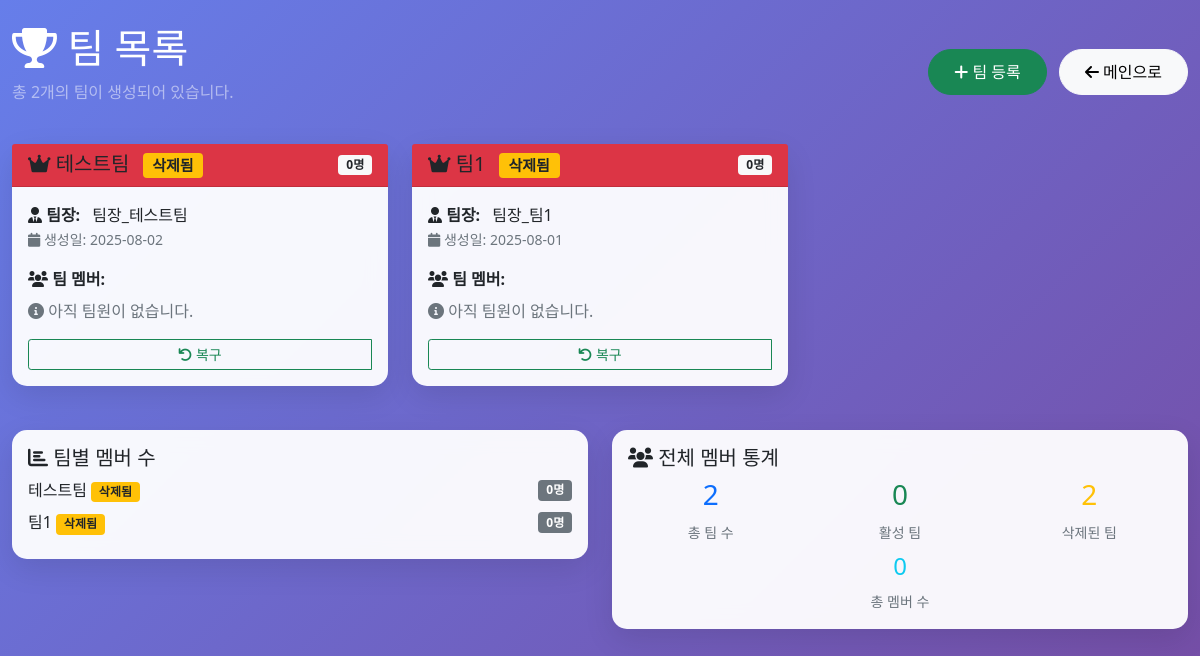
Before: /teams with the older database file.
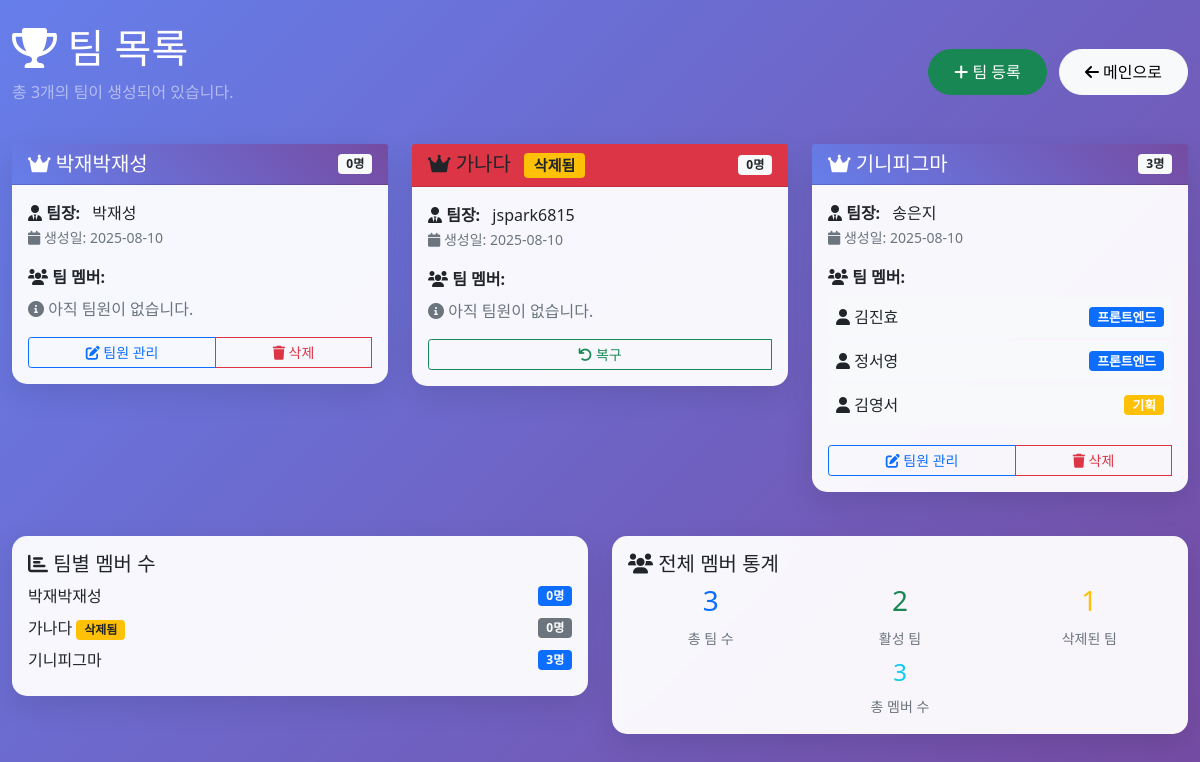
After: the same page with the newer database file.
### tables this page shows
CREATE TABLE teams (
	id INTEGER NOT NULL, 
	name VARCHAR, 
	created_at DATETIME, 
	is_active BOOLEAN, creator_id TEXT, creator_name TEXT, 
	PRIMARY KEY (id)
);

CREATE TABLE team_members (
	id INTEGER NOT NULL, 
	team_id INTEGER, 
	user_id VARCHAR, 
	user_name VARCHAR, 
	position VARCHAR, 
	joined_at DATETIME, 
	PRIMARY KEY (id), 
	FOREIGN KEY(team_id) REFERENCES teams (id)
);

### app/db_viewer.py (the view)
@app.get("/teams", response_class=HTMLResponse)
async def view_teams(request: Request):
    conn = get_db_connection()
    cursor = conn.cursor()
    cursor.execute("""
        SELECT id, name, creator_id, creator_name, created_at, is_active
        FROM teams
        ORDER BY created_at DESC
    """)
    teams_data = cursor.fetchall()
    teams = []
    for team in teams_data:
        team_dict = dict(team)
        cursor.execute("""
            SELECT user_name, position, joined_at
            FROM team_members
            WHERE team_id = ?
            ORDER BY joined_at
        """, (team['id'],))
        team_dict['members'] = cursor.fetchall()
        teams.append(team_dict)
    conn.close()
    return templates.TemplateResponse("teams.html", {
        "request": request,
        "teams": teams,
        "total_teams": len(teams)
    })

### templates/teams.html (shortened to what this page needs)
<!DOCTYPE html>
<html lang="ko">
<head>
    <link href="https://cdn.jsdelivr.net/npm/bootstrap@5.1.3/dist/css/bootstrap.min.css" rel="stylesheet">
    <link href="https://cdnjs.cloudflare.com/ajax/libs/font-awesome/6.0.0/css/all.min.css" rel="stylesheet">
</head>
<body>
    <div class="container-fluid py-4">
        <div class="row">
            <div class="col-12">
                <div class="d-flex justify-content-between align-items-center mb-4">
                    <div>
                        <h1 class="text-white">
                            <i class="fas fa-trophy"></i> 팀 목록
                        </h1>
                        <p class="text-white-50">총 {{ total_teams }}개의 팀이 생성되어 있습니다.</p>
                    </div>
                    <div>
                        <a href="/teams/add" class="btn btn-success btn-back me-2">
                            <i class="fas fa-plus"></i> 팀 등록
                        </a>
                        <a href="/" class="btn btn-light btn-back">
                            <i class="fas fa-arrow-left"></i> 메인으로
                        </a>
                    </div>
                </div>
                {% if teams %}
                    <div class="row">
                        {% for team in teams %}
                        <div class="col-lg-6 col-xl-4">
                            <div class="card team-card {% if not team.is_active %}border-danger{% endif %}">
                                <div class="card-header {% if team.is_active %}team-header{% else %}bg-danger{% endif %}">
                                    <div class="d-flex justify-content-between align-items-center">
                                        <h5 class="mb-0">
                                            <i class="fas fa-crown"></i> {{ team.name }}
                                            {% if not team.is_active %}
                                                <span class="badge bg-warning text-dark ms-2">삭제됨</span>
                                            {% endif %}
                                        </h5>
                                        <span class="badge bg-light text-dark">
                                            {{ team.members | length }}명
                                        </span>
                                    </div>
                                </div>
                                <div class="card-body">
                                    <div class="mb-3">
                                        <strong><i class="fas fa-user-tie"></i> 팀장:</strong>
                                        <span class="ms-2">
                                            {{ team.creator_name }}
                                        </span>
                                        <br>
                                        <small class="text-muted">
                                            <i class="fas fa-calendar"></i> 생성일: {{ team.created_at.split(' ')[0] }}
                                        </small>
                                    </div>
                                    <div class="member-list">
                                        <strong><i class="fas fa-users"></i> 팀 멤버:</strong>
                                        {% if team.members %}
                                            <div class="mt-2">
                                                {% for member in team.members %}
                                                <div class="d-flex justify-content-between align-items-center mb-1 p-2 bg-light rounded">
                                                    <span>
                                                        <i class="fas fa-user"></i> {{ member.user_name }}
                                                    </span>
                                                    {% if member.position %}
                                                        {% if member.position == "프론트엔드" %}
                                                            <span class="badge bg-primary position-badge">{{ member.position }}</span>
                                                        {% elif member.position == "백엔드" %}
                                                            <span class="badge bg-success position-badge">{{ member.position }}</span>
                                                        {% elif member.position == "기획" %}
                                                            <span class="badge bg-warning position-badge">{{ member.position }}</span>
                                                        {% elif member.position == "디자인" %}
                                                            <span class="badge bg-info position-badge">{{ member.position }}</span>
                                                        {% else %}
                                                            <span class="badge bg-secondary position-badge">{{ member.position }}</span>
                                                        {% endif %}
                                                    {% endif %}
                                                </div>
                                                {% endfor %}
                                            </div>
                                        {% else %}
                                            <p class="text-muted mt-2 mb-0">
                                                <i class="fas fa-info-circle"></i> 아직 팀원이 없습니다.
                                            </p>
                                        {% endif %}
                                    </div>
                                    <div class="mt-3">
                                        <div class="btn-group w-100" role="group">
                                            {% if team.is_active %}
                                                <a href="/teams/edit/{{ team.id }}" class="btn btn-sm btn-outline-primary">
                                                    <i class="fas fa-edit"></i> 팀원 관리
                                                </a>
                                                <button type="button" class="btn btn-sm btn-outline-danger"
                                                        onclick="if(confirm('정말 삭제하시겠습니까?')) { document.getElementById('delete-team-form-{{ team.id }}').submit(); }">
                                                    <i class="fas fa-trash"></i> 삭제
                                                </button>
                                            {% else %}
                                                <button type="button" class="btn btn-sm btn-outline-success"
                                                        onclick="if(confirm('이 팀을 복구하시겠습니까?')) { document.getElementById('restore-team-form-{{ team.id }}').submit(); }">
                                                    <i class="fas fa-undo"></i> 복구
                                                </button>
                                            {% endif %}
                                        </div>
                                    </div>
                                </div>
                            </div>
                        </div>
                        {% endfor %}
                    </div>
                {% endif %}
                {% if teams %}
                <div class="row mt-4">
                    <div class="col-md-6">
                        <div class="card team-card">
                            <div class="card-body">
                                <h5 class="card-title">
                                    <i class="fas fa-chart-bar"></i> 팀별 멤버 수
                                </h5>
                                {% for team in teams %}
                                <div class="d-flex justify-content-between align-items-center mb-2">
                                    <span>
                                        {{ team.name }}
                                        {% if not team.is_active %}
                                            <span class="badge bg-warning text-dark">삭제됨</span>
                                        {% endif %}
                                    </span>
                                    <span class="badge {% if team.is_active %}bg-primary{% else %}bg-secondary{% endif %}">{{ team.members | length }}명</span>
                                </div>
                                {% endfor %}
                            </div>
                        </div>
                    </div>
                    <div class="col-md-6">
                        <div class="card team-card">
                            <div class="card-body">
                                <h5 class="card-title">
                                    <i class="fas fa-users"></i> 전체 멤버 통계
                                </h5>
                                {% set total_members = teams | map(attribute='members') | map('length') | sum %}
                                {% set active_teams = teams | selectattr('is_active', 'equalto', 1) | list %}
                                {% set deleted_teams = teams | selectattr('is_active', 'equalto', 0) | list %}
                                <div class="row">
                                    <div class="col-4">
                                        <div class="text-center">
                                            <h3 class="text-primary">{{ total_teams }}</h3>
                                            <small class="text-muted">총 팀 수</small>
                                        </div>
                                    </div>
                                    <div class="col-4">
                                        <div class="text-center">
                                            <h3 class="text-success">{{ active_teams | length }}</h3>
                                            <small class="text-muted">활성 팀</small>
                                        </div>
                                    </div>
                                    <div class="col-4">
                                        <div class="text-center">
                                            <h3 class="text-warning">{{ deleted_teams | length }}</h3>
                                            <small class="text-muted">삭제된 팀</small>
                                        </div>
                                    </div>
                                </div>
                                <div class="row mt-2">
                                    <div class="col-12">
                                        <div class="text-center">
                                            <h4 class="text-info">{{ total_members }}</h4>
                                            <small class="text-muted">총 멤버 수</small>
                                        </div>
                                    </div>
                                </div>
                            </div>
                        </div>
                    </div>
                </div>
                {% endif %}
            </div>
        </div>
    </div>
</body>
</html>

### templates/teams.html (style rules this page uses)
body { background: linear-gradient(135deg, #667eea 0%, #764ba2 100%); min-height: 100vh; font-family: 'Segoe UI', Tahoma, Geneva, Verdana, sans-serif; }
.card { border: none; border-radius: 15px; box-shadow: 0 10px 30px rgba(0,0,0,0.1); }
.team-card { background: rgba(255,255,255,0.95); backdrop-filter: blur(10px); transition: transform 0.3s ease; margin-bottom: 20px; }
.position-badge { font-size: 0.8em; padding: 4px 8px; }
.btn-back { border-radius: 25px; padding: 10px 25px; }
.team-header { background: linear-gradient(45deg, #667eea, #764ba2); color: white; border-radius: 15px 15px 0 0; }
.member-list { max-height: 200px; overflow-y: auto; }

Changed rows visible on the page:
removed teams: name "테스트팀", is_active "삭제됨", members|length "0", creator_name "팀장_테스트팀", created_at "2025-08-02", shows "아직 팀원이 없습니다."
removed teams: name "팀1", is_active "삭제됨", members|length "0", creator_name "팀장_팀1", created_at "2025-08-01", shows "아직 팀원이 없습니다."
added teams: name "박재박재성", members|length "0", creator_name "박재성", created_at "2025-08-10", shows "아직 팀원이 없습니다.", is_active True (drawn)
added teams: name "가나다", is_active "삭제됨", members|length "0", creator_name "jspark6815", created_at "2025-08-10", shows "아직 팀원이 없습니다."
added teams: name "기니피그마", members|length "3", creator_name "송은지", created_at "2025-08-10", is_active True (drawn)
added team_members: user_name "김진효", position "프론트엔드", shown under teams "기니피그마"
added team_members: user_name "정서영", position "프론트엔드", shown under teams "기니피그마"
added team_members: user_name "김영서", position "기획", shown under teams "기니피그마"
Other visible differences:
{{ total_teams }}: "2" → "3"
{{ active_teams | length }}: "0" → "2"
{{ deleted_teams | length }}: "2" → "1"
{{ total_members }}: "0" → "3"
